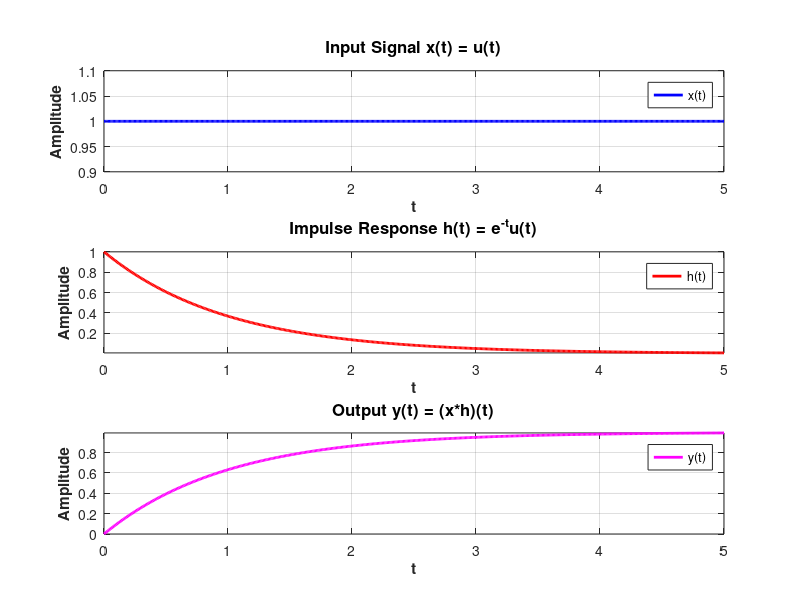
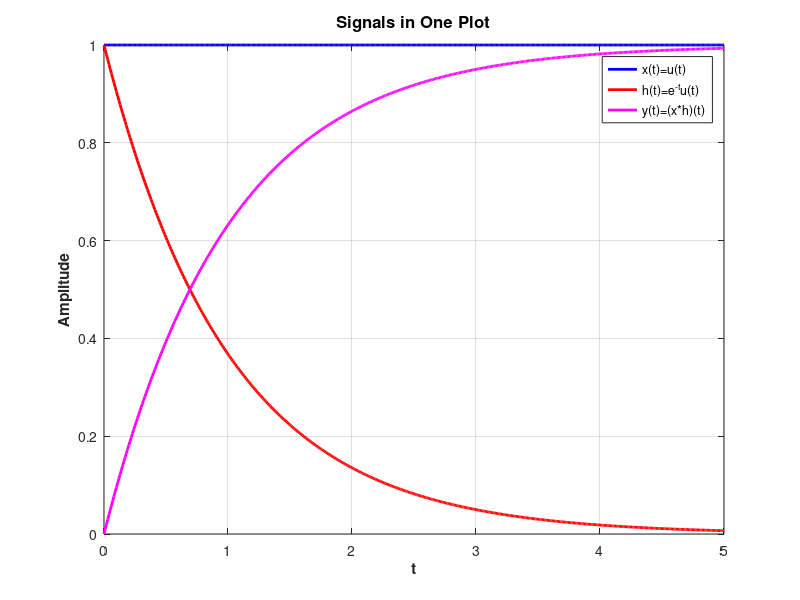

The MATLAB source for these figures, in order:
% Continuous-Time Convolution Integral (Improved Visualization)
clear; clc; close all;

t = 0:0.01:5;
dt = t(2) - t(1);

x = ones(size(t));                % x(t) = u(t)
h = exp(-t);                      % h(t) = e^{-t}u(t)

y = zeros(size(t));
for i = 1:length(t)
    tau = 0:dt:t(i);
    xtau = interp1(t, x, tau, 'linear', 0);
    htau = interp1(t, h, t(i)-tau, 'linear', 0);
    y(i) = trapz(tau, xtau .* htau);
end

% --- Figure 1: Subplots ---
figure('Name','Continuous Convolution','Position',[100 100 800 700]);

subplot(3,1,1);
plot(t, x, 'b', 'LineWidth', 2);
title('Input Signal x(t) = u(t)','FontSize',12,'FontWeight','bold');
xlabel('t','FontWeight','bold'); ylabel('Amplitude','FontWeight','bold');
grid on; axis tight; legend('x(t)');

subplot(3,1,2);
plot(t, h, 'r', 'LineWidth', 2);
title('Impulse Response h(t) = e^{-t}u(t)','FontSize',12,'FontWeight','bold');
xlabel('t','FontWeight','bold'); ylabel('Amplitude','FontWeight','bold');
grid on; axis tight; legend('h(t)');

subplot(3,1,3);
plot(t, y, 'm', 'LineWidth', 2);
title('Output y(t) = (x*h)(t)','FontSize',12,'FontWeight','bold');
xlabel('t','FontWeight','bold'); ylabel('Amplitude','FontWeight','bold');
grid on; axis tight; legend('y(t)');

% --- Figure 2: Combined plot ---
figure('Name','Combined Signals','Position',[950 100 700 500]);
plot(t, x, 'b', 'LineWidth', 2); hold on;
plot(t, h, 'r', 'LineWidth', 2);
plot(t, y, 'm', 'LineWidth', 2);
title('Signals in One Plot','FontSize',12,'FontWeight','bold');
xlabel('t','FontWeight','bold'); ylabel('Amplitude','FontWeight','bold');
grid on; axis tight;
legend('x(t)=u(t)','h(t)=e^{-t}u(t)','y(t)=(x*h)(t)');

